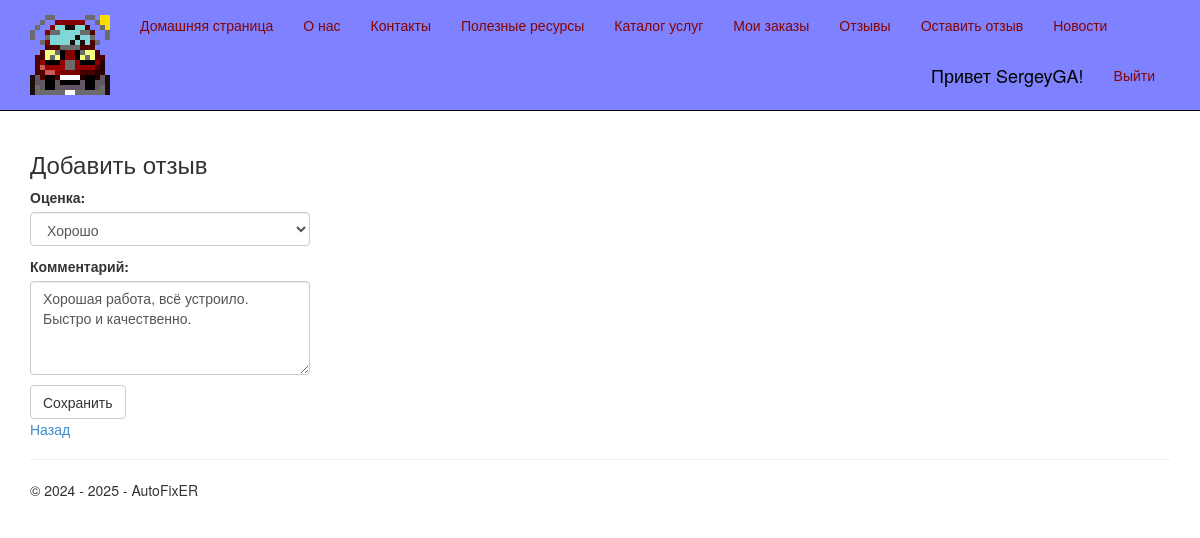
The page /editreview/6/ (signed in) on the database its author committed.
### app/models.py (models this page shows, shortened)
class Review(models.Model):
    RATING_CHOICES = [
        (1, 'Плохо'),
        (2, 'Удовлетворительно'),
        (3, 'Нормально'),
        (4, 'Хорошо'),
        (5, 'Отлично'),
    ]
    service = models.ForeignKey(Service, null=True, blank=True, on_delete = models.SET_NULL, verbose_name = "Услуга")
    author = models.ForeignKey(User, null=True, blank=True, on_delete = models.SET_NULL, verbose_name = "Автор")
    rating = models.PositiveSmallIntegerField(choices=RATING_CHOICES, default=3, verbose_name = "Оценка")
    comment = models.TextField(blank=True, null=True, verbose_name = "Комментарий")
    created = models.DateTimeField(default=datetime.now(), db_index=True, verbose_name="Создан")
    updated = models.DateTimeField(default=datetime.now(), db_index=True, verbose_name="Изменён")
    class Meta:
        db_table = "Reviews" # имя таблицы для модели
        ordering = ["-id"] # порядок сортировки данных в модели ("-" означает по убыванию)
        verbose_name = "отзыв"
        verbose_name_plural = "отзывы"

### app/views.py (the view)
# urls.py: path('editreview/<int:parametr>/', views.editreview, name='editreview'),
def editreview(request, parametr):
    review = get_object_or_404(Review, id=parametr, author=request.user)
    if request.method == 'POST':
        form = ReviewForm(request.POST, instance=review)
        if form.is_valid():
            review_f = form.save(commit=False)
            review_f.updated = datetime.now()
            review_f.save()
            return redirect('reviewpost')
    else:
        form = ReviewForm(instance=review)
    return render(
        request,
        'app/editreview.html',
        {
            'title':'Изменить отзыв',
            'form': form,
            'service_1': review.service,
            'year':datetime.now().year,
            }
        )

### app/forms.py
class ReviewForm(forms.ModelForm):
    class Meta:
        model = Review
        fields = ['rating', 'comment']
        widgets = {
            'rating': forms.Select(attrs={'class': 'form-control'}),
            'comment': forms.Textarea(attrs={'class': 'form-control', 'rows': 4}),
        }

### app/templates/app/editreview.html (shortened to what this page needs)
{% extends "app/layout.html" %}
{% block content %}
<h3>Добавить отзыв</h3>
<form method="POST" enctype="multipart/form-data">
    <div>
        {{ form.as_p }}
        <button type="submit" class="save btn btn-default"> Сохранить </button>
    </div>
</form>
<p><a href="{% url 'reviewpost' %}"> Назад </a> </p>
{% endblock %}

### app/templates/app/loginpartial.html (shortened to what this page needs)
﻿{% if user.is_authenticated %}
<form id="logoutForm" action="/logout/" method="post" class="navbar-right">
    <ul class="nav navbar-nav navbar-right">
        <li><span class="navbar-brand">Привет {{ user.username }}!</span></li>
        <li><a href="javascript:document.getElementById('logoutForm').submit()">Выйти</a></li>
    </ul>
</form>
{% else %}
<ul class="nav navbar-nav navbar-right">
    <li><a href="{% url 'login' %}">Войти</a></li>
</ul>
{% endif %}

### app/static/app/content/site.css (style rules this page uses)
body { padding-top: 0px; padding-bottom: 20px; }
input, select, textarea { max-width: 280px; }

### rows shown on the page
Review: rating "Хорошо", comment "Хорошая работа, всё устроило. Быстро и качественно."

### other values the page prints
{{ user.username }} "SergeyGA"
